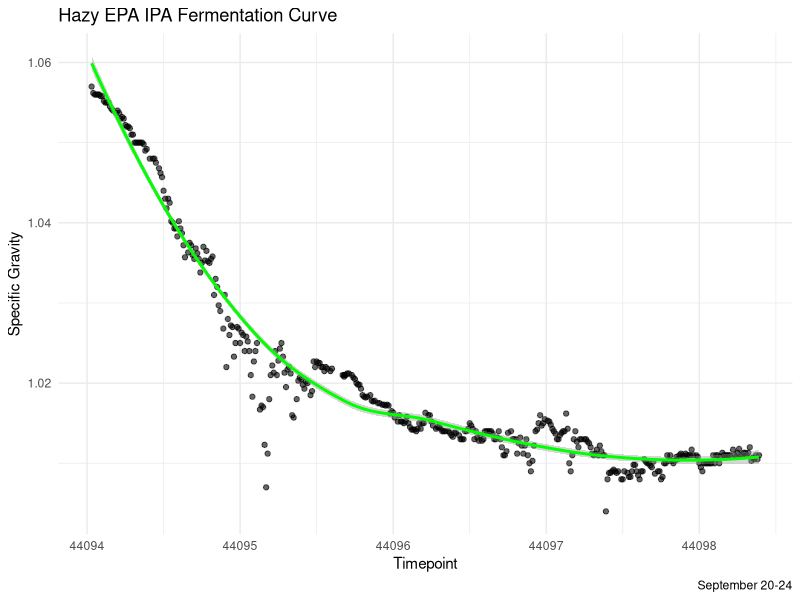

This figure's R source:
# Temperature and fermentation curves for Hazy EPA IPA

library(tidyverse)

ferment_data <- read_csv("data/data.csv")

ferment_data %>%
  ggplot(aes(x = Timepoint, y = SG)) +
  geom_point(size = 1.5, alpha = .6) +
  geom_smooth(method = "loess", color = "green") +
  theme_minimal() +
  labs(x = "Timepoint", y = "Specific Gravity", title = "Hazy EPA IPA Fermentation Curve", caption = "September 20-24")
